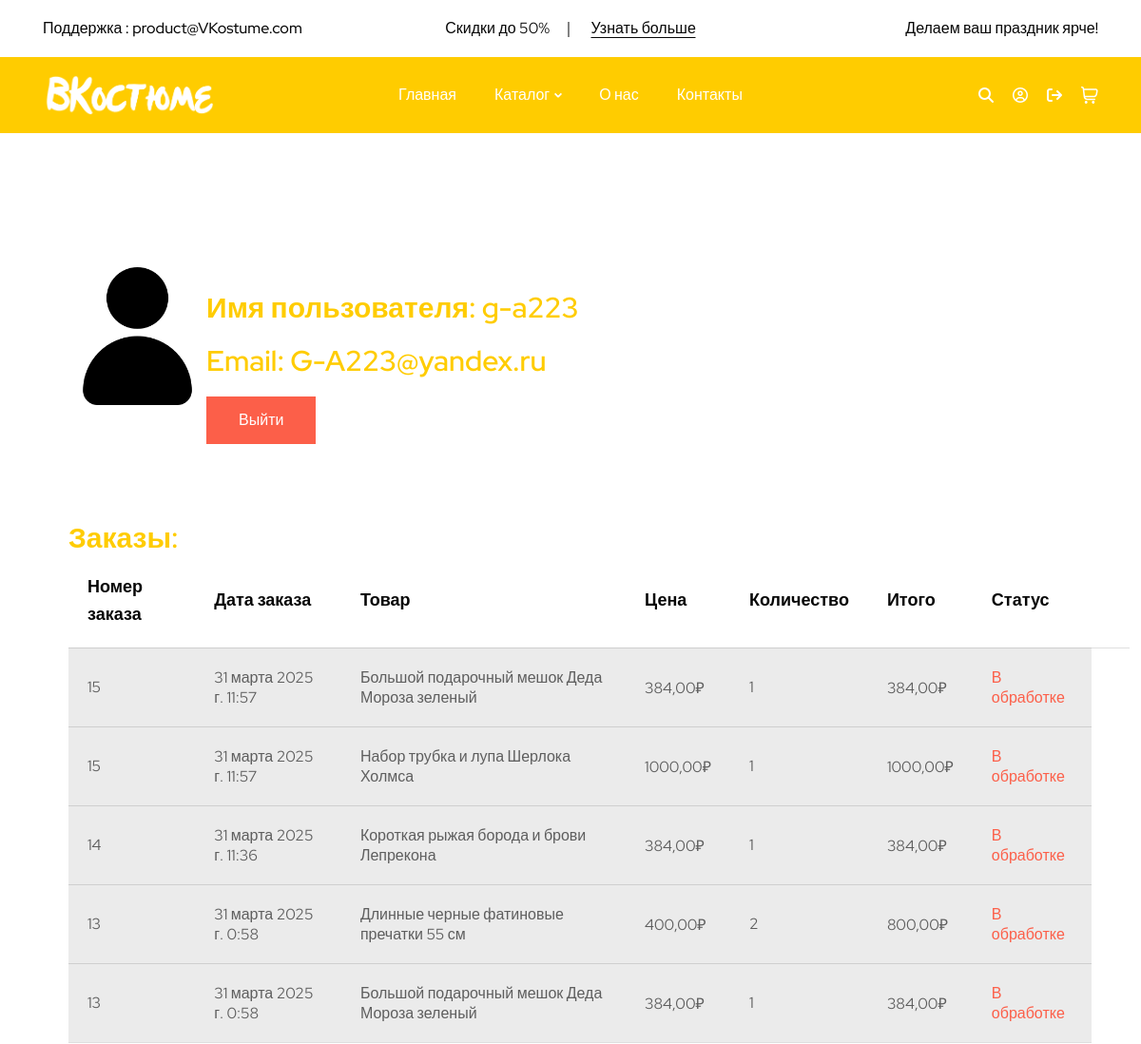
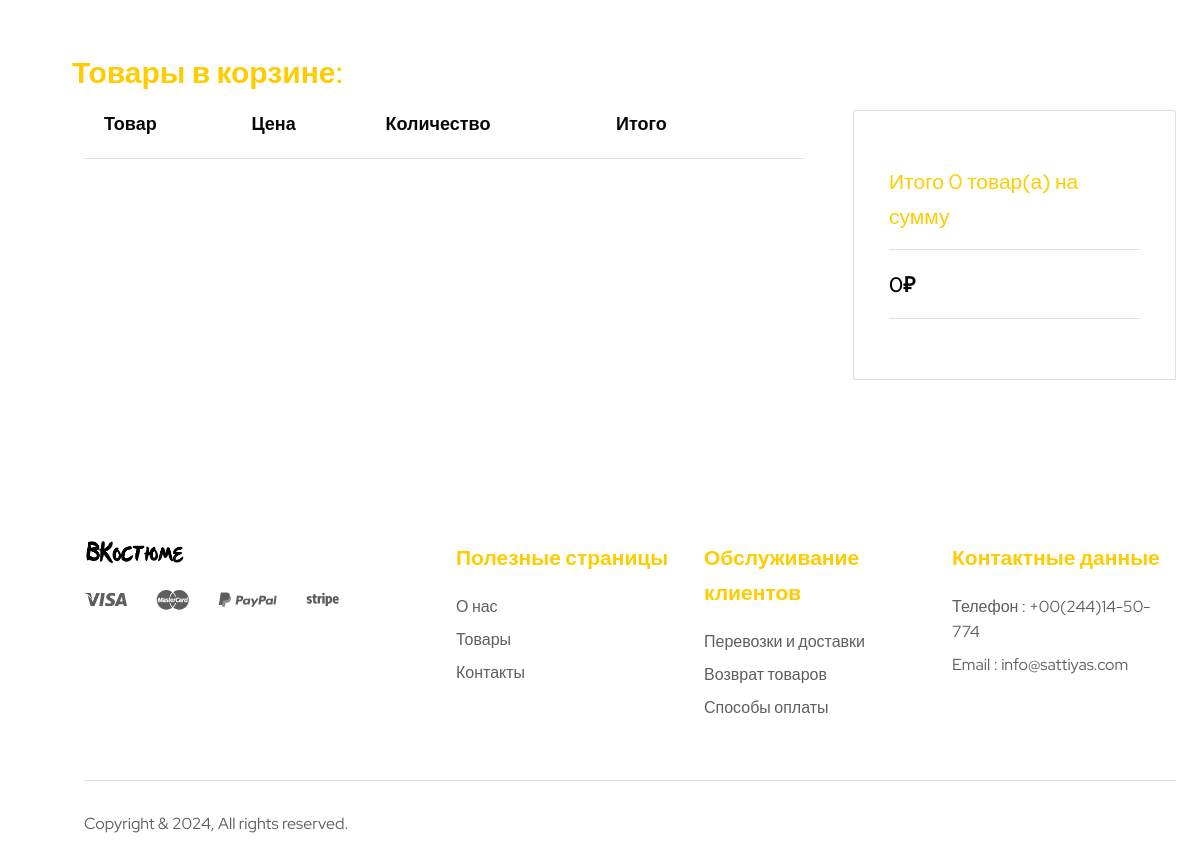
The app's page /user/profile/ (signed in) with its own data (2 pictures, top to bottom).
### users/models.py (models this page shows, shortened)
class User(AbstractUser):
    phone_number = models.CharField(max_length=11, blank=True, null=True)
    class Meta:
        verbose_name: 'Пользователя'
        verbose_name_plural: 'Пользователи'

### orders/models.py (models this page shows, shortened)
class Order(models.Model):
    user = models.ForeignKey(to=User, on_delete=models.SET_DEFAULT, blank=True, null=True, verbose_name="Пользователь", default=None)
    name = models.TextField(null=True, blank=True, verbose_name="Имя заказчика")
    created_timestamp = models.DateTimeField(auto_now_add=True, verbose_name="Дата создания заказа")
    phone_number = models.CharField(max_length=20, verbose_name="Номер телефона")
    post_index = models.CharField(max_length=20, verbose_name="Почтовый индекс", default='')
    delivery_address = models.TextField(null=True, blank=True, verbose_name="Адрес доставки")
    delivery_city = models.TextField(null=True, blank=True, verbose_name="Город доставки")
    status = models.CharField(max_length=50, default='В обработке', verbose_name="Статус заказа")
    is_paid = models.BooleanField(default=False, verbose_name="Оплачено")
    class Meta:
        db_table = "order"
        verbose_name = "Заказ"
        verbose_name_plural = "Заказы"
        ordering = ("id",)

class OrderItem(models.Model):
    order = models.ForeignKey(to=Order, on_delete=models.CASCADE, verbose_name="Заказ")
    product = models.ForeignKey(to=Products, on_delete=models.SET_DEFAULT, null=True, verbose_name="Продукт", default=None)
    name = models.CharField(max_length=150, verbose_name="Название")
    price = models.DecimalField(max_digits=7, decimal_places=2, verbose_name="Цена")
    quantity = models.PositiveIntegerField(default=0, verbose_name="Количество")
    created_timestamp = models.DateTimeField(auto_now_add=True, verbose_name="Дата продажи")
    class Meta:
        db_table = "order_item"
        verbose_name = "Проданный товар"
        verbose_name_plural = "Проданные товары"
        ordering = ("id",)
    def products_price(self):
        return round(self.product.sell_price() * self.quantity, 2)

### goods/models.py (models this page shows, shortened)
class Products(models.Model):
    name = models.CharField(max_length=150, unique=True, verbose_name='Название')
    slug = models.SlugField(max_length=200, unique=True, blank=True, verbose_name='URL')
    description = models.TextField(blank=True, null=True, verbose_name='Описание')
    image = models.CharField(max_length=400, unique=True, blank=True, null=True, verbose_name='URL изображения')
    price = models.DecimalField(default=0.00, max_digits=7, decimal_places=2, verbose_name='Цена')
    quantity = models.PositiveIntegerField(default=0, verbose_name='Количество')
    category = models.ManyToManyField(to=Categories, verbose_name='Категория')
    size = models.CharField(max_length=1, blank=True, null=True, verbose_name='Размер')
    country = models.CharField(max_length=150, verbose_name='Страна производителя')
    material = models.CharField(max_length=200, verbose_name='Материал')
    class Meta:
        verbose_name = 'Продукт'
        verbose_name_plural = 'Продукты'
        ordering = ("id",)
    def sell_price(self):
        return self.price

### users/views.py (the view)
# urls.py: path('profile/', views.profile, name='profile'),
def profile(request):
    orders = (
        Order.objects.filter(user=request.user)
            .prefetch_related(
                Prefetch(
                    "orderitem_set",
                    queryset=OrderItem.objects.select_related("product"),
                )
            )
            .order_by("-id")
    )
    context = {
        'orders': orders
    }
    return render(request, 'users/profile.html', context)

### cart/models.py (called while the page is built)
    def total_price(self):
        return sum(cart.products_price() for cart in self)

    def total_quantity(self):
        if self:
            return sum(cart.quantity for cart in self)
        return 0

### cart/templatetags/cart_tags.py (called while the page is built)
@register.simple_tag()
def user_cart(request):
    return get_user_carts(request)

### cart/utils.py (called while the page is built)
def get_user_carts(request):
    if request.user.is_authenticated:
        return Cart.objects.filter(user=request.user)
    if not request.session.session_key:
        request.session.create()
    return Cart.objects.filter(session_key=request.session.session_key)

### users/templates/users/profile.html
﻿{% extends "base.html" %}
{% load static %}
{% block content %}
  <section style="margin-left: 5%;" class="container">
    <div id="column1" style="float:left; margin:0; width:13%;">
      <img src="{% static 'img/profile.png' %}" style="margin-top: 80%; ">
    </div>
    <div id="column2" style="float:left; margin:0;width:53%;">
      <div class="cs_height_140 cs_height_lg_80"></div>
      <h3>Имя пользователя: {{user.username}}</h3>
      <h3>Email: {{user.email}}</h3>
      <a href="{% url 'user:logout' %}" class="cs_btn cs_style_1 cs_fs_16 cs_small">Выйти</a>
      <div class="cs_height_80 cs_height_lg_80"></div>
    </div>
    <h3>Заказы:</h3>
    <div class="row">
      <div>
        <div class="table-responsive">
          <table class="cs_cart_table">
            <thead>
              <tr>
                <th>Номер заказа</th>
                <th>Дата заказа</th>
                <th>Товар</th>
                <th>Цена</th>
                <th>Количество</th>
                <th>Итого</th>
                <th>Статус</th>
                <th></th>
              </tr>
            </thead>
              {% for order in orders %}
                {% for item in order.orderitem_set.all %}
                  <tbody style="background-color:rgb(235, 235, 235); width:200%">
                    <tr>
                      <td>
                        {{ order.id }}
                      </td>
                      <td>
                        {{ order.created_timestamp}}
                      </td>
                      <td>
                        {{ item.product.name }}
                      </td>
                      <td>
                        {{ item.price }}₽
                      </td>
                      <td>
                        {{ item.quantity }}
                      </td>
                      <td>
                        {{ item.products_price }}₽
                      </td>
                      <td style="color:#fc5f49">
                        {{ order.status }}
                      </td>
                    </tr>
                  </tbody>
                {% endfor %}
              {% endfor %}
          </table>
        </div>
        <div class="cs_height_30 cs_height_lg_30"></div>
      </div>
    </div>
    <h3>Товары в корзине:</h3>
    <section>
    <div id="cart-items-container">
      {% include "cart/includes/cart.html" %}
    </div>
  </section>
{% endblock %}

### records on screen
User: username "g-a223", email "G-A223@yandex.ru"
Order: id "15", created_timestamp "31 марта 2025 г. 11:57", status "В обработке"
OrderItem: product.name "Большой подарочный мешок Деда Мороза зеленый", price "384,00", quantity "1", products_price "384,00"
OrderItem: product.name "Набор трубка и лупа Шерлока Холмса", price "1000,00", quantity "1", products_price "1000,00"
Order: id "14", created_timestamp "31 марта 2025 г. 11:36", status "В обработке"
OrderItem: product.name "Короткая рыжая борода и брови Лепрекона", price "384,00", quantity "1", products_price "384,00"
Order: id "13", created_timestamp "31 марта 2025 г. 0:58", status "В обработке"
OrderItem: product.name "Длинные черные фатиновые пречатки 55 см", price "400,00", quantity "2", products_price "800,00"
OrderItem: product.name "Большой подарочный мешок Деда Мороза зеленый", price "384,00", quantity "1", products_price "384,00"

### other values on screen
{{ carts.total_quantity }} "0"
{{ carts.total_price }} "0"
